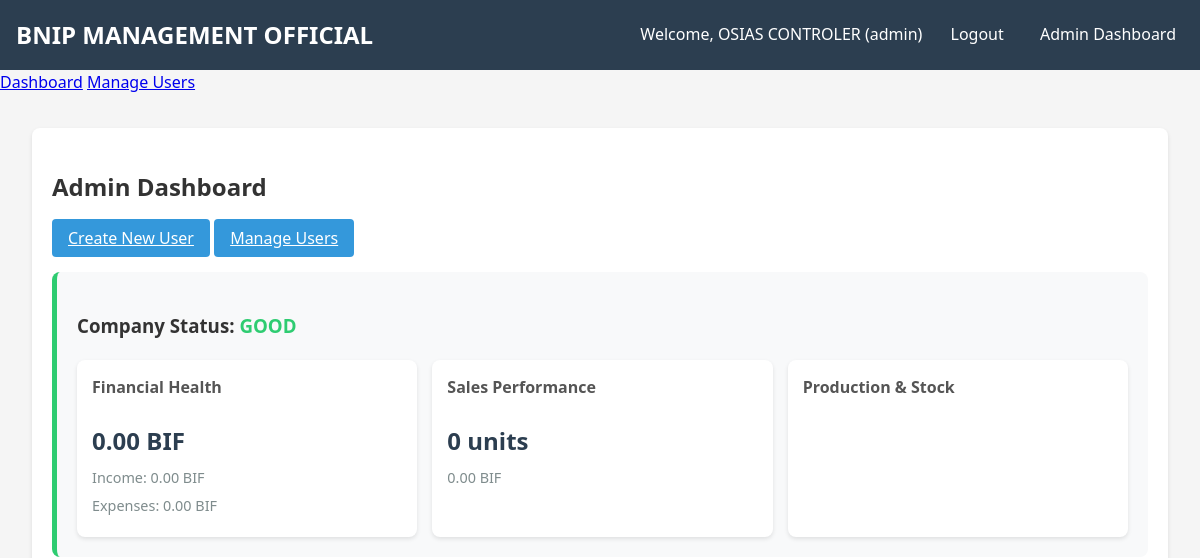
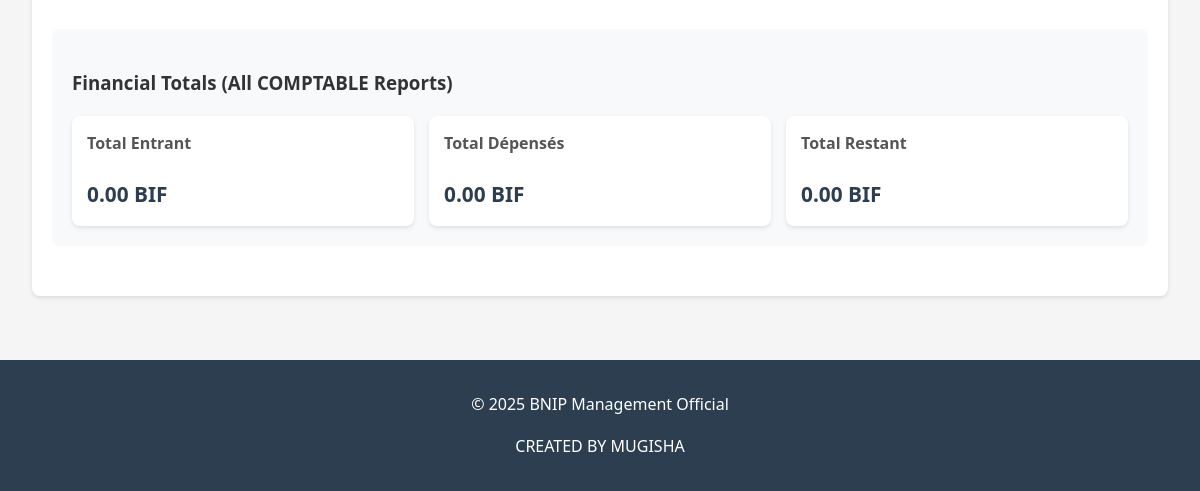
The app's page /admin (signed in), older data (2 pictures, top to bottom).
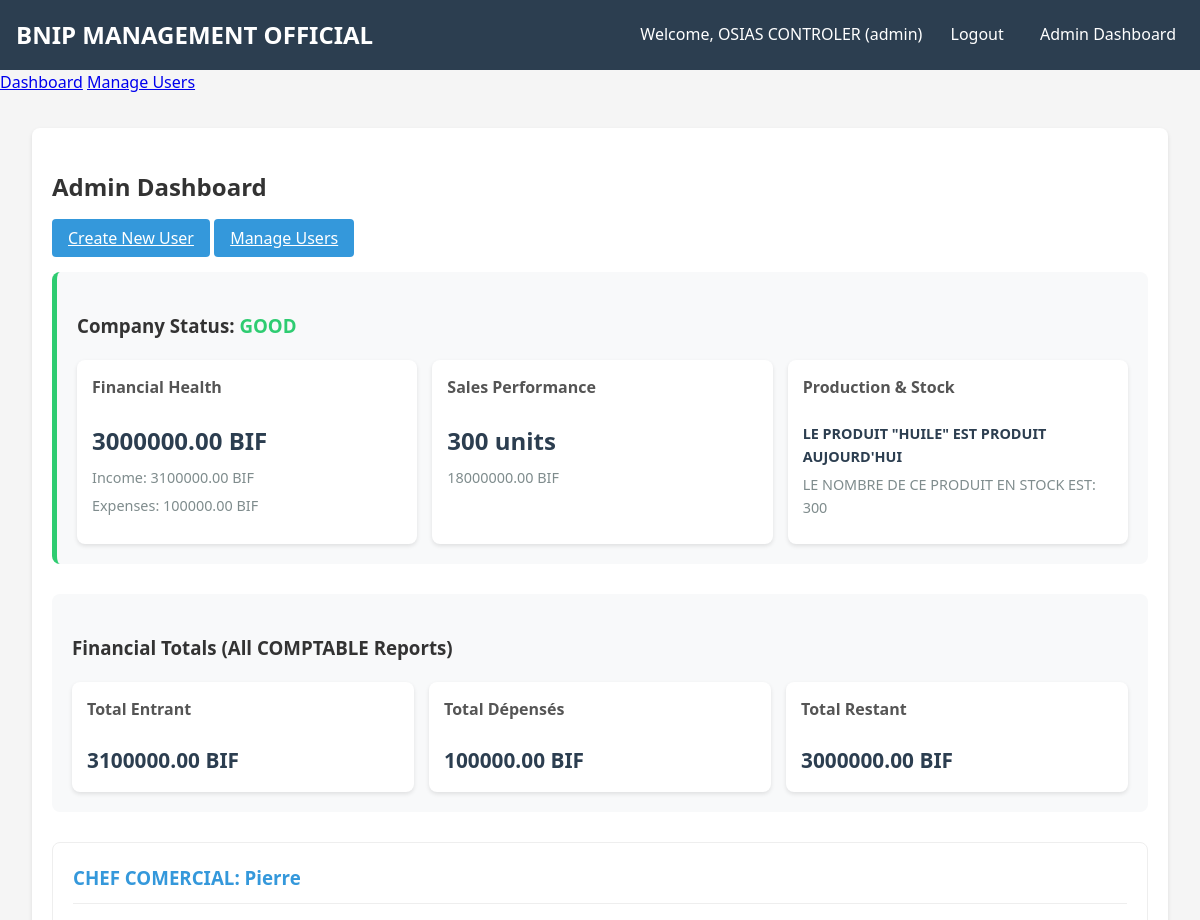
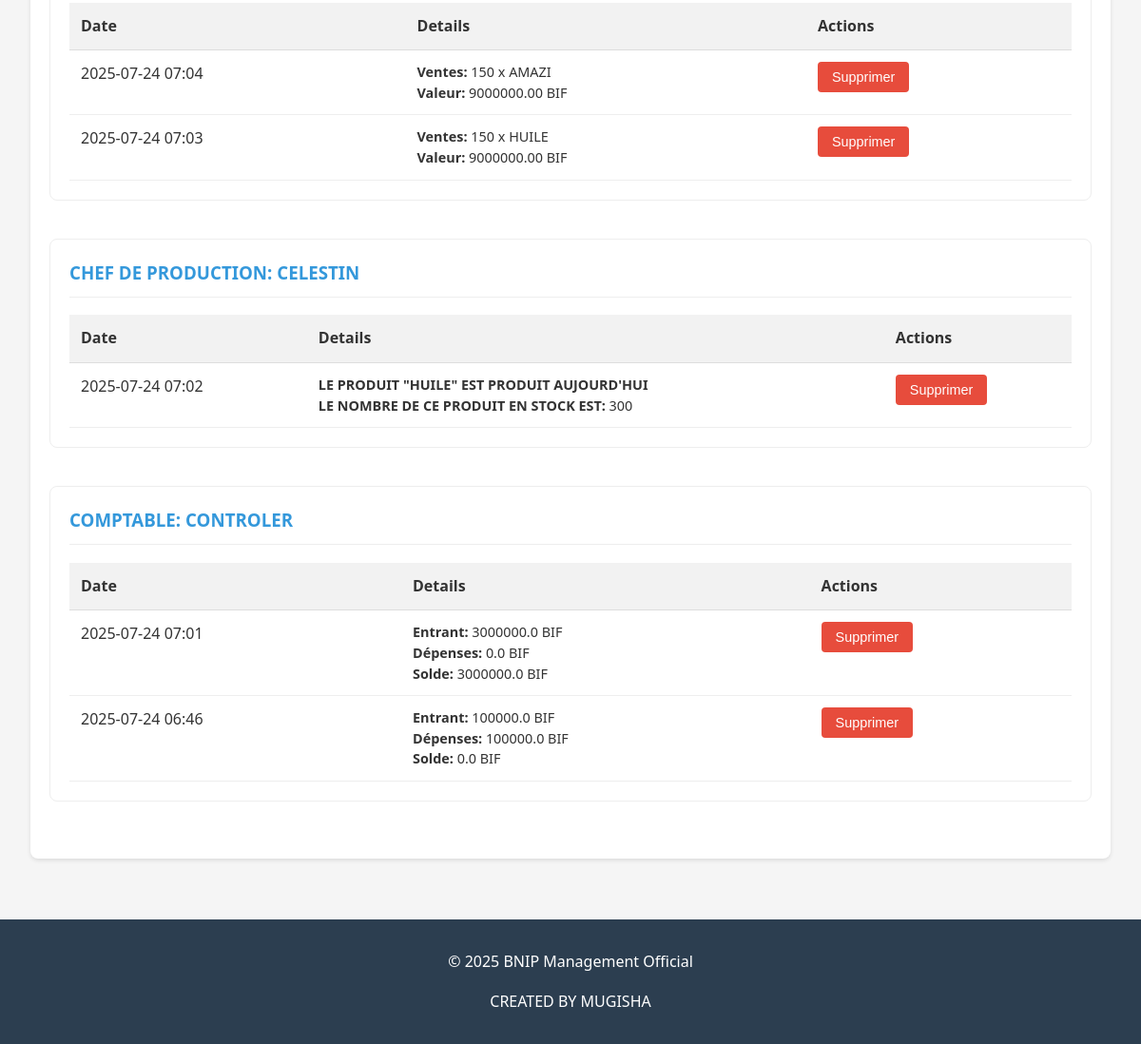
The same page, newer data (2 pictures, top to bottom).
### app.py (models this page shows)
class User(db.Model):
    id = db.Column(db.Integer, primary_key=True)
    username = db.Column(db.String(80), unique=True, nullable=False)
    password = db.Column(db.String(120), nullable=False)
    role = db.Column(db.String(50), nullable=False)

class Report(db.Model):
    id = db.Column(db.Integer, primary_key=True)
    user_id = db.Column(db.Integer, db.ForeignKey('user.id'), nullable=False)
    report_type = db.Column(db.String(50), nullable=False)
    date = db.Column(db.DateTime, nullable=False, default=datetime.utcnow)
    data = db.Column(db.JSON, nullable=False)
    user = db.relationship('User', backref='reports')

### app.py (the view)
@app.route('/admin')
def admin_dashboard():
    if 'user_id' not in session or session.get('role') != 'admin':
        flash('Unauthorized access', 'danger')
        return redirect(url_for('login'))
    workers = User.query.filter(User.role != 'admin').all()
    user_reports = {}
    for worker in workers:
        user_reports[worker.id] = {
            'user': worker,
            'reports': Report.query.filter_by(user_id=worker.id).order_by(Report.date.desc()).all()
        }
    comptable_reports = Report.query.join(User).filter(
        User.role == 'COMPTABLE'
    ).all()
    financial_totals = {
        'total_entrant': sum(float(r.data.get('frais_entrant', 0)) for r in comptable_reports),
        'total_depenses': sum(float(r.data.get('frais_depenses', 0)) for r in comptable_reports),
        'total_restant': sum(float(r.data.get('frais_restant', 0)) for r in comptable_reports)
    }
    company_status = calculate_company_status()
    return render_template(
        'admin.html',
        user_reports=user_reports,
        financial_totals=financial_totals,
        company_status=company_status
    )

### app.py (called while the page is built)
@app.context_processor
def inject_user():
    if 'user_id' in session:
        user = User.query.get(session['user_id'])
        return dict(current_user=user)
    return dict(current_user=None)

@app.context_processor
def inject_datetime():
    return dict(datetime=datetime, now=datetime.utcnow())

### templates/admin.html (shortened to what the changed rows need)
{% extends "base.html" %}
{% block content %}
<div class="admin-container">
    <h2>Admin Dashboard</h2>
    <div class="status-overview">
        <div class="status-metrics">
            <div class="metric-card">
                <h4>Financial Health</h4>
                <p class="metric-value">{{ "%.2f"|format(company_status.current_balance) }} BIF</p>
                <p class="metric-detail">Income: {{ "%.2f"|format(company_status.total_income) }} BIF</p>
                <p class="metric-detail">Expenses: {{ "%.2f"|format(company_status.total_expenses) }} BIF</p>
            </div>
            <div class="metric-card">
                <h4>Sales Performance</h4>
                <p class="metric-value">{{ company_status.total_products_sold }} units</p>
                <p class="metric-detail">{{ "%.2f"|format(company_status.total_sales) }} BIF</p>
            </div>
            <div class="metric-card">
                <div class="production-details">
                    {% for product, data in company_status.production_by_product.items() %}
                    <div class="product-item">
                        <p class="product-name">LE PRODUIT "{{ product }}" EST PRODUIT AUJOURD'HUI</p>
                        <p class="product-stats">
                            LE NOMBRE DE CE PRODUIT EN STOCK EST: {{ data.current_stock }}
                        </p>
                    </div>
                    {% endfor %}
                </div>
            </div>
        </div>
    </div>
    <div class="financial-summary">
        <div class="financial-cards">
            <div class="financial-card">
                <h4>Total Entrant</h4>
                <p>{{ "%.2f"|format(financial_totals.total_entrant) }} BIF</p>
            </div>
            <div class="financial-card">
                <h4>Total Dépensés</h4>
                <p>{{ "%.2f"|format(financial_totals.total_depenses) }} BIF</p>
            </div>
            <div class="financial-card">
                <h4>Total Restant</h4>
                <p>{{ "%.2f"|format(financial_totals.total_restant) }} BIF</p>
            </div>
        </div>
    </div>
    {% for user_id, data in user_reports.items() if data.reports %}
    <div class="worker-reports-section">
        <h3>{{ data.user.role }}: {{ data.user.username }}</h3>
        <table class="reports-table">
            <thead>
                <tr>
                    <th>Date</th>
                    <th>Details</th>
                    <th>Actions</th>
                </tr>
            </thead>
            <tbody>
                {% for report in data.reports %}
                <tr>
                    <td>{{ report.date.strftime('%Y-%m-%d %H:%M') }}</td>
                    <td class="report-data">
                        {% if report.report_type == 'commercial' %}
                            <strong>Ventes:</strong> {{ report.data.nombre_produit }} x {{ report.data.type_produit }}<br>
                            <strong>Valeur:</strong> {{ report.data.valeur_total }} BIF
                        {% elif report.report_type == 'production' %}
                            <strong>LE PRODUIT "{{ report.data.type_produit }}" EST PRODUIT AUJOURD'HUI</strong><br>
                            <strong>LE NOMBRE DE CE PRODUIT EN STOCK EST:</strong> {{ report.data.nombre_stock }}
                        {% elif report.report_type == 'comptable' %}
                            <strong>Entrant:</strong> {{ report.data.frais_entrant }} BIF<br>
                            <strong>Dépenses:</strong> {{ report.data.frais_depenses }} BIF<br>
                            <strong>Solde:</strong> {{ report.data.frais_restant }} BIF
                        {% endif %}
                    </td>
                    <td>
                        <form action="{{ url_for('delete_report', report_id=report.id) }}" method="POST">
                            <button type="submit" class="btn-danger">Supprimer</button>
                        </form>
                    </td>
                </tr>
                {% endfor %}
            </tbody>
        </table>
    </div>
    {% endfor %}
</div>
{% endblock %}

Row changes from the older to the newer data that the page shows:
now on this page (row unchanged): User: user.role "CHEF COMERCIAL", user.username "Pierre"
added Report: date "2025-07-24 07:04", data.nombre_produit "150", data.type_produit "AMAZI", data.valeur_total "9000000.00", shown under "CHEF COMERCIAL"
added Report: date "2025-07-24 07:03", data.nombre_produit "150", data.type_produit "HUILE", data.valeur_total "9000000.00", shown under "CHEF COMERCIAL"
now on this page (row unchanged): User: user.role "CHEF DE PRODUCTION", user.username "CELESTIN"
added Report: date "2025-07-24 07:02", data.type_produit "HUILE", data.nombre_stock "300", shown under "CHEF DE PRODUCTION"
now on this page (row unchanged): User: user.role "COMPTABLE", user.username "CONTROLER"
added Report: date "2025-07-24 07:01", data.frais_entrant "3000000.0", data.frais_depenses "0.0", data.frais_restant "3000000.0", shown under "COMPTABLE"
added Report: date "2025-07-24 06:46", data.frais_entrant "100000.0", data.frais_depenses "100000.0", data.frais_restant "0.0", shown under "COMPTABLE"
Text that changed along with them:
{{ "%.2f"|format(company_status.current_balance) }}: "0.00" → "3000000.00"
{{ "%.2f"|format(company_status.total_income) }}: "0.00" → "3100000.00"
{{ "%.2f"|format(company_status.total_expenses) }}: "0.00" → "100000.00"
{{ company_status.total_products_sold }}: "0" → "300"
{{ "%.2f"|format(company_status.total_sales) }}: "0.00" → "18000000.00"
{{ "%.2f"|format(financial_totals.total_entrant) }}: "0.00" → "3100000.00"
{{ "%.2f"|format(financial_totals.total_depenses) }}: "0.00" → "100000.00"
{{ "%.2f"|format(financial_totals.total_restant) }}: "0.00" → "3000000.00"
new list line: "LE PRODUIT \" HUILE \" EST PRODUIT AUJOURD'HUI LE NOMBRE DE CE PRODUIT EN STOCK EST: 300"
new list line: ": Date Details Actions"
